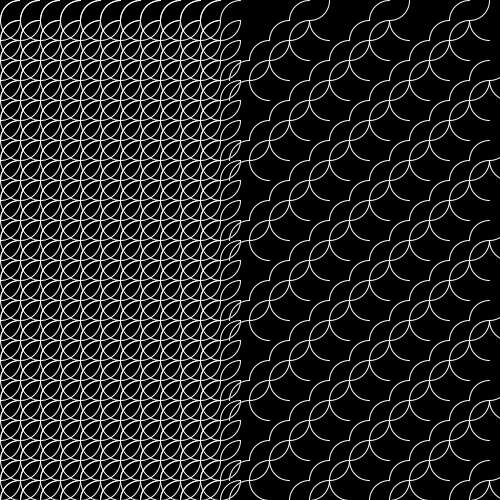
Frame 1 (no input)
Frame 60 (the mouse pressed at the canvas centre just before this capture): identical to frame 1, image omitted
Frame 120 (the mouse held since frame 60 and released just before this capture): identical to frame 1, image omitted

The Processing sketch that drew this single still picture (run headless with seeded random() and noise(); from frame 60 on, the mouse is pressed at the canvas centre):

// Processing sketch: processing_82931
// ── processing_82931.pde

void setup()
{size(500,500);

}

void draw()
{
noStroke();
background(0);
fill(255);
//3e ligne
//forme 2 en haut à gauche
stroke(255);
strokeCap(ROUND);
strokeWeight(1);
noFill();
for (int i = 40; i <550; i = i + 20)
for (int j =20; j<250; j=j+20) {
arc(j-20,i-20,40,40,PI,PI/2+PI);
arc(j-20,i-20,40,40,PI/2,PI);
arc(j,i-20,40,40,PI,PI/2+PI);
arc(j-20,i-20,40,40,0,PI/2);}

for (int i = 40; i <550; i = i + 20)
for (int j=250; j<500; j=j+20){
rotate(PI/2);
arc(j,i-20,40,40,PI,PI/2+PI);
arc(j,i,40,40,PI,PI/2+PI);
arc(j,i-40,40,40,0,PI/2);
arc(j+20,i-20,40,40,PI/2,PI);}
}
